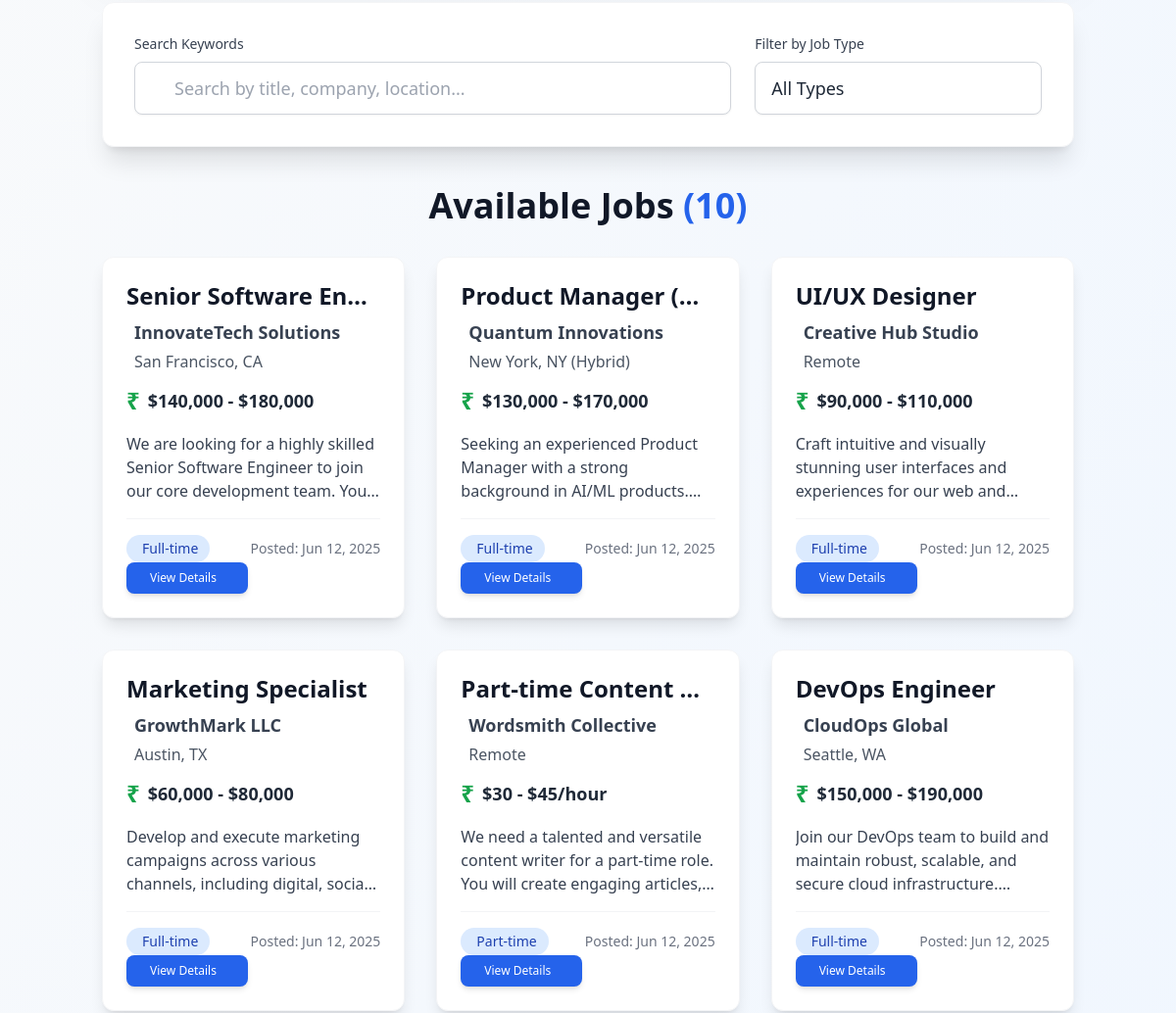
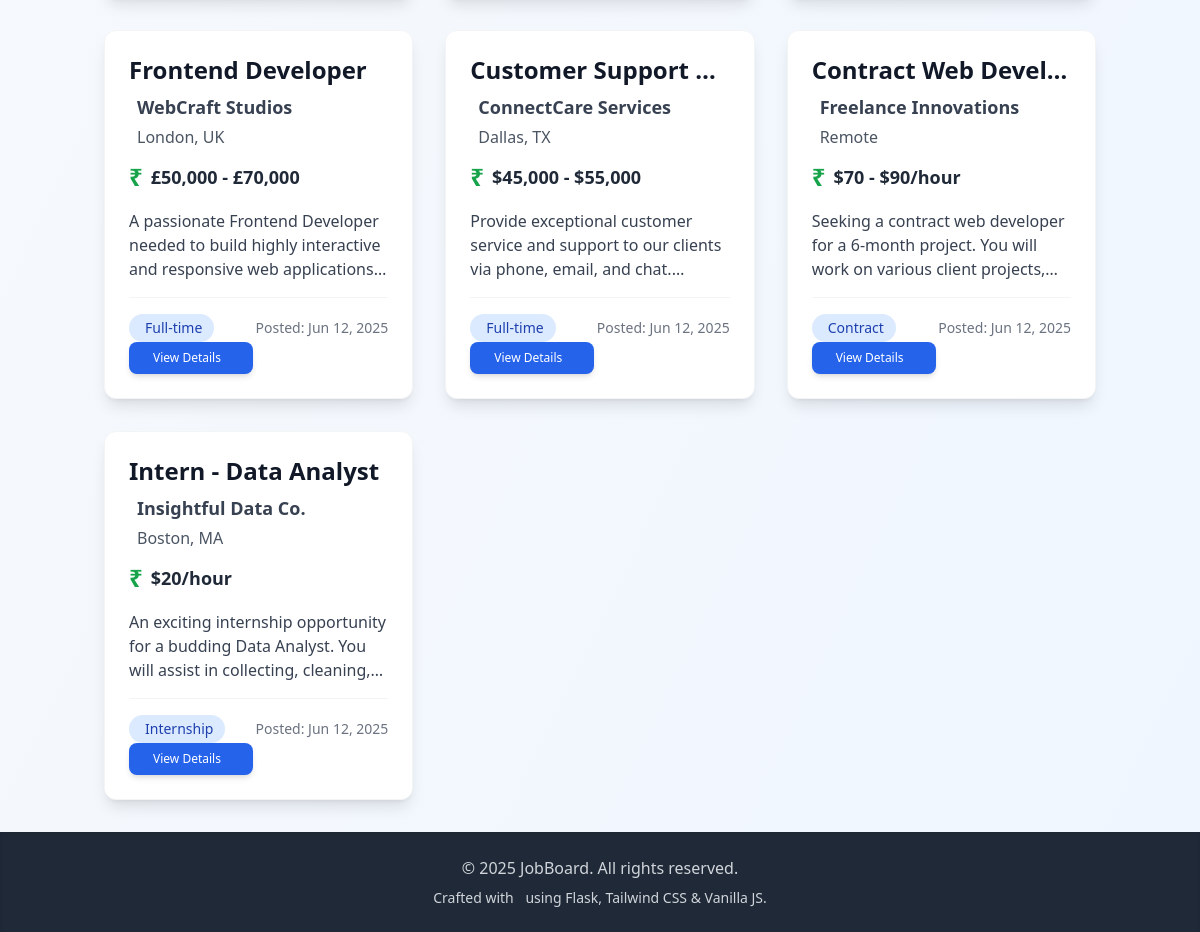
Before: / (lower part) with the older database file (2 pictures, top to bottom).
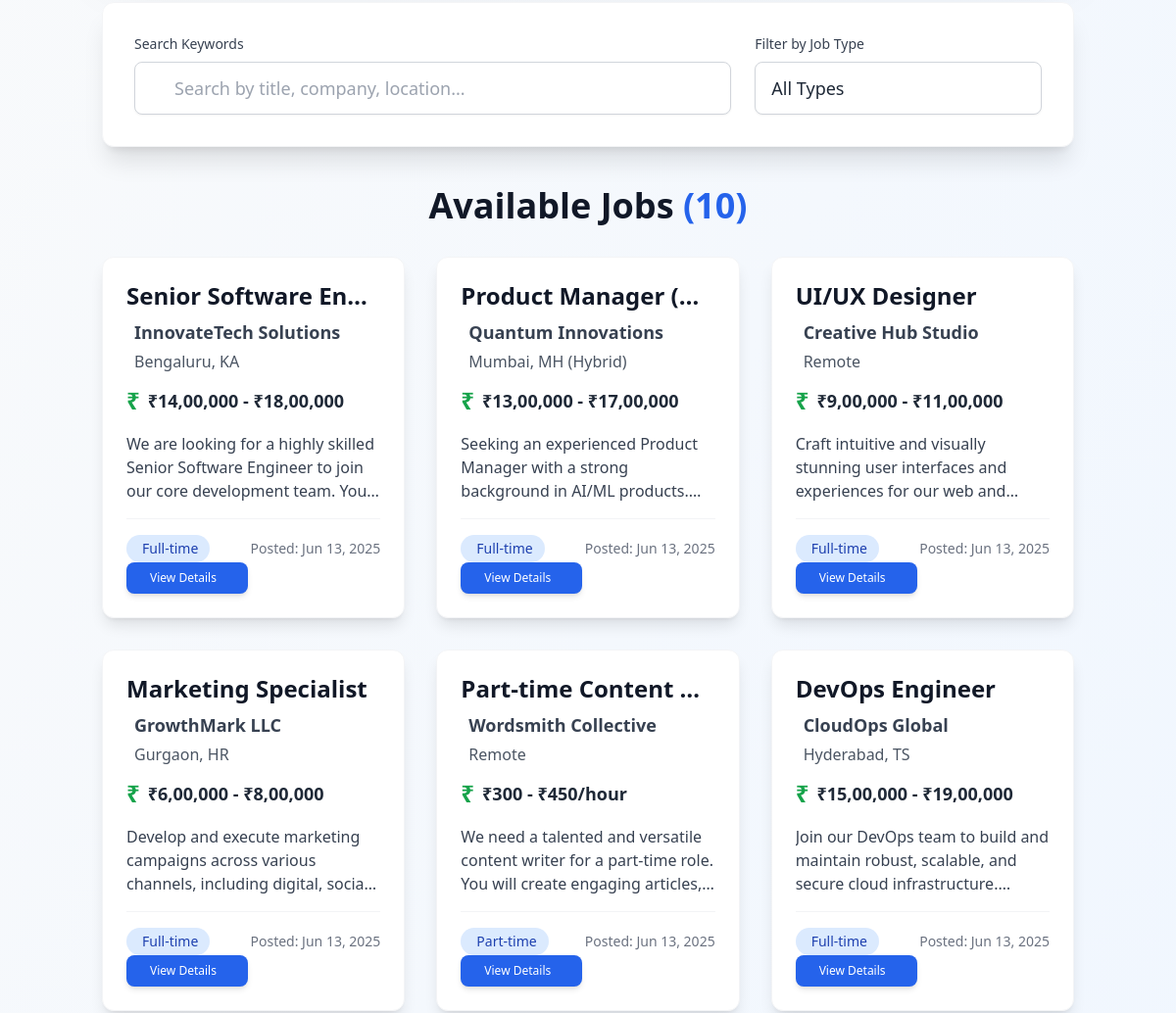
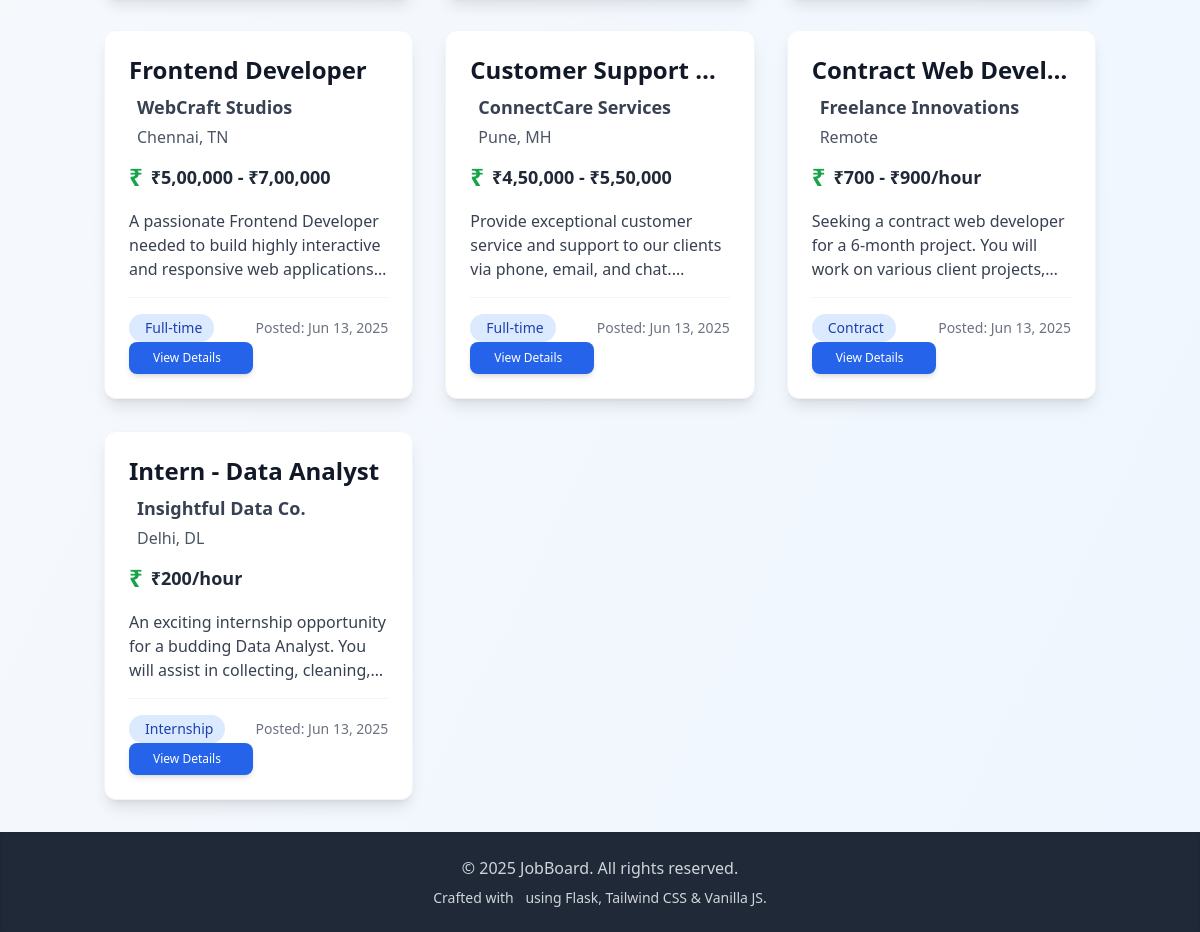
After: the same page with the newer database file (2 pictures, top to bottom).
### tables this page shows
CREATE TABLE jobs (
    id INTEGER PRIMARY KEY AUTOINCREMENT,
    title TEXT NOT NULL,
    company TEXT NOT NULL,
    location TEXT NOT NULL,
    salary TEXT, -- Stored as TEXT for flexibility (e.g., "$100k - $120k", "Competitive")
    description TEXT NOT NULL,
    type TEXT DEFAULT 'Full-time', -- e.g., Full-time, Part-time, Contract, Internship
    date_posted TIMESTAMP DEFAULT CURRENT_TIMESTAMP -- Automatically records when the job was posted
);

### app.py (the view)
@app.route('/')
def index():
    db = get_db()
    jobs = db.execute('SELECT * FROM jobs ORDER BY date_posted DESC').fetchall()
    return render_template('index.html', jobs=jobs)

### app.py (called while the page is built)
def get_db():
    if 'db' not in g:
        g.db = sqlite3.connect(
            DATABASE,
            detect_types=sqlite3.PARSE_DECLTYPES # This helps in converting TIMESTAMP to Python datetime objects
        )
        g.db.row_factory = sqlite3.Row # Allows accessing columns by name (e.g., row['column_name'])
    return g.db

@app.before_request
def load_logged_in_user():
    user_id = session.get('user_id')
    if user_id is None:
        g.user = None
    else:
        g.user = get_user(user_id)

@app.context_processor
def inject_globals():
    return {'now': datetime.utcnow(), 'user': g.user}

### templates/index.html (shortened to what this page needs)
{% extends 'base.html' %}
{% block content %}
<section class="bg-white p-8 rounded-xl shadow-xl mb-10 border border-gray-100 animate-fadeIn delay-100">
    <div class="grid grid-cols-1 md:grid-cols-3 gap-6 items-end">
        <div class="md:col-span-2">
            <label for="searchTerm" class="block text-sm font-medium text-gray-700 mb-2">Search Keywords</label>
            <div class="relative">
                <input
                    type="text"
                    id="searchTerm"
                    placeholder="Search by title, company, location..."
                    class="w-full pl-10 pr-4 py-3 border border-gray-300 rounded-lg focus:ring-blue-500 focus:border-blue-500 transition-all duration-200 shadow-sm text-lg"
                    onkeyup="filterJobs()"
                />
            </div>
        </div>
        <div>
            <label for="filterType" class="block text-sm font-medium text-gray-700 mb-2">Filter by Job Type</label>
            <div class="relative">
                <select
                    id="filterType"
                    class="w-full pl-4 pr-10 py-3 border border-gray-300 rounded-lg focus:ring-blue-500 focus:border-blue-500 bg-white transition-all duration-200 shadow-sm appearance-none text-lg"
                    onchange="filterJobs()"
                >
                    <option value="All">All Types</option>
                </select>
            </div>
        </div>
    </div>
</section>
<section id="job-listings-section" class="animate-fadeIn delay-200">
    <h2 class="text-4xl font-bold text-gray-900 mb-8 text-center">Available Jobs <span id="jobCount" class="text-blue-600">({{ jobs|length }})</span></h2>
    <div id="jobListings" class="grid grid-cols-1 md:grid-cols-2 lg:grid-cols-3 gap-8">
        {% for job in jobs %}
        <div class="job-card bg-white p-6 rounded-xl shadow-lg hover:shadow-2xl transition-all duration-300 border border-gray-100 flex flex-col justify-between transform hover:-translate-y-2 job-card-animation"
             style="animation-delay: {{ loop.index * 0.1 }}s;"
             data-title="{{ job.title | lower }}"
             data-company="{{ job.company | lower }}"
             data-location="{{ job.location | lower }}"
             data-description="{{ job.description | lower }}"
             data-type="{{ job.type | default('full-time') | lower }}">
            <div>
                <h3 class="text-2xl font-bold text-gray-900 mb-2 leading-tight truncate" title="{{ job.title }}">{{ job.title }}</h3>
                <p class="text-gray-700 text-lg mb-1 flex items-center">
                    <span class="font-semibold">{{ job.company }}</span>
                </p>
                <p class="text-gray-600 text-md mb-3 flex items-center">
                    {{ job.location }}
                </p>
                <p class="text-gray-800 text-lg font-semibold mb-4 flex items-center">
                    <span class="text-green-600 mr-2 text-2xl font-bold">₹</span>{{ job.salary | default('Competitive Salary') }}
                </p>
                <p class="text-gray-700 text-base mb-4 line-clamp-custom">{{ job.description }}</p>
            </div>
            <div class="flex flex-wrap items-center justify-between text-xs text-gray-500 mt-auto pt-4 border-t border-gray-100">
                <span class="inline-block px-3 py-1 bg-blue-100 text-blue-800 rounded-full text-sm font-medium mb-2 md:mb-0">
                    {{ job.type | default('Full-time') }}
                </span>
                <span class="text-gray-500 text-sm flex items-center">
                    Posted: {{ job.date_posted.strftime('%b %d, %Y') }}
                </span>
                <a href="{{ url_for('job_detail', job_id=job.id) }}"
                   class="bg-blue-600 text-white px-6 py-2 rounded-lg font-medium shadow-md hover:bg-blue-700 transition-all duration-300 mt-3 md:mt-0 flex items-center justify-center">
                    View Details
                </a>
            </div>
        </div>
        {% else %}
        <p id="noJobsMessage" class="text-center text-gray-600 text-2xl py-10 col-span-full">
            <i class="ph ph-binoculars text-5xl text-gray-400 mb-4"></i><br>
            No jobs found at the moment. Please check back soon!
        </p>
        {% endfor %}
    </div>
</section>
{% endblock %}

### templates/base.html (shortened to what this page needs)
<!DOCTYPE html>
<html lang="en">
<head>
    <script src="https://cdn.tailwindcss.com"></script>
    <link rel="stylesheet" href="{{ url_for('static', filename='css/style.css') }}">
</head>
<body class="bg-gradient-to-br from-gray-50 to-blue-50 flex flex-col min-h-screen text-gray-800 antialiased">
    <main class="container mx-auto px-4 py-8 flex-grow">
        {% block content %}{% endblock %}
    </main>
    <footer class="bg-gray-800 text-gray-300 p-6 mt-auto shadow-inner">
        <div class="container mx-auto text-center">
            <p>&copy; {{ now.year }} JobBoard. All rights reserved.</p>
            <p class="text-sm mt-2">Crafted with  using Flask, Tailwind CSS & Vanilla JS.</p>
        </div>
    </footer>
</body>
</html>

### static/css/style.css (style rules this page uses)
.line-clamp-custom { display: -webkit-box; -webkit-line-clamp: 3; -webkit-box-orient: vertical; overflow: hidden; text-overflow: ellipsis; }
.animate-fadeIn { animation: fadeIn 0.5s ease-out forwards; }
.job-card-animation { animation: slideInUp 0.5s ease-out forwards; }

### templates/base.html (style rules this page uses)
html { font-family: 'Inter', sans-serif; scroll-behavior: smooth; }

Changed rows visible on the page:
changed jobs "InnovateTech Solutions": location "San Francisco, CA" → "Bengaluru, KA"; salary "$140,000 - $180,000" → "₹14,00,000 - ₹18,00,000"; date_posted "Jun 12, 2025" → "Jun 13, 2025"
changed jobs "Quantum Innovations": location "New York, NY (Hybrid)" → "Mumbai, MH (Hybrid)"; salary "$130,000 - $170,000" → "₹13,00,000 - ₹17,00,000"; date_posted "Jun 12, 2025" → "Jun 13, 2025"
changed jobs "UI/UX Designer": salary "$90,000 - $110,000" → "₹9,00,000 - ₹11,00,000"; date_posted "Jun 12, 2025" → "Jun 13, 2025"
changed jobs "Marketing Specialist": location "Austin, TX" → "Gurgaon, HR"; salary "$60,000 - $80,000" → "₹6,00,000 - ₹8,00,000"; date_posted "Jun 12, 2025" → "Jun 13, 2025"
changed jobs "Wordsmith Collective": salary "$30 - $45/hour" → "₹300 - ₹450/hour"; date_posted "Jun 12, 2025" → "Jun 13, 2025"
changed jobs "DevOps Engineer": location "Seattle, WA" → "Hyderabad, TS"; salary "$150,000 - $190,000" → "₹15,00,000 - ₹19,00,000"; date_posted "Jun 12, 2025" → "Jun 13, 2025"
changed jobs "Frontend Developer": location "London, UK" → "Chennai, TN"; salary "£50,000 - £70,000" → "₹5,00,000 - ₹7,00,000"; date_posted "Jun 12, 2025" → "Jun 13, 2025"
changed jobs "ConnectCare Services": location "Dallas, TX" → "Pune, MH"; salary "$45,000 - $55,000" → "₹4,50,000 - ₹5,50,000"; date_posted "Jun 12, 2025" → "Jun 13, 2025"
changed jobs "Freelance Innovations": salary "$70 - $90/hour" → "₹700 - ₹900/hour"; date_posted "Jun 12, 2025" → "Jun 13, 2025"
changed jobs "Intern - Data Analyst": location "Boston, MA" → "Delhi, DL"; salary "$20/hour" → "₹200/hour"; date_posted "Jun 12, 2025" → "Jun 13, 2025"
